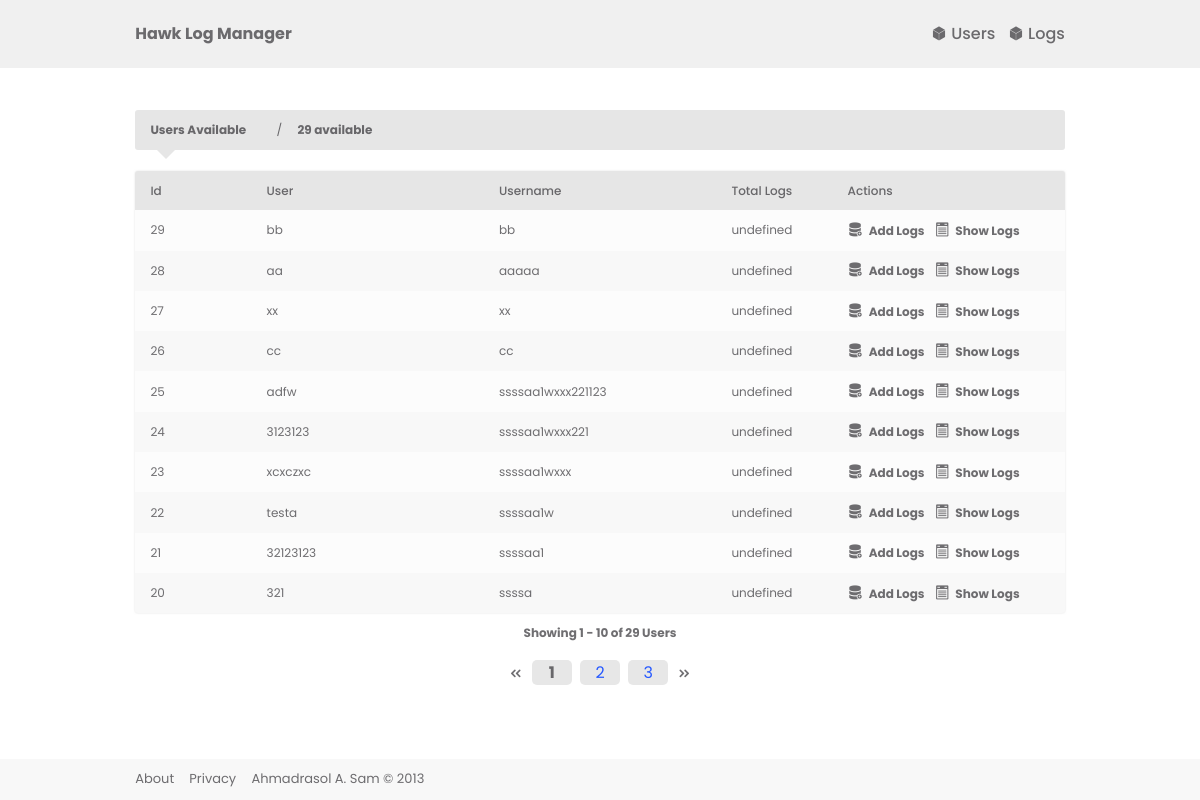
/log/users, run on an earlier commit of the app's database.
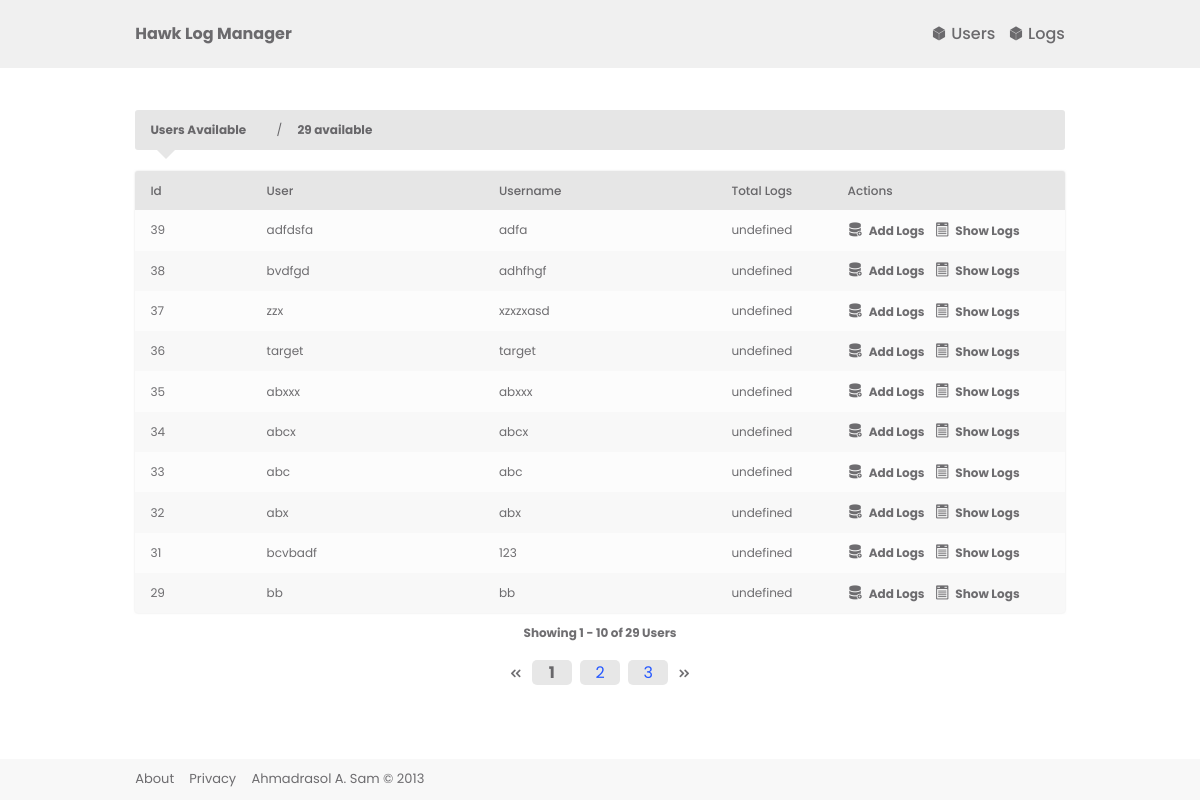
And on a later commit of the database.
### src/models/models.py (models this page shows, shortened)
class User(db.Model):
    id = db.Column(db.Integer,primary_key=True)
    username = db.Column(db.String,unique=True,nullable=False)
    password = db.Column(db.String,nullable=False)
    name = db.Column(db.String,nullable=False)
    created_at = db.Column(db.DateTime(timezone=True),
                           server_default=func.now())
    logs = db.relationship('Log',backref="user",lazy=True)

### src/routes/log.py (the view)
@site.route("/users",endpoint="show_available_users")
def get_users():
    users = db.paginate(
        db.select(User).order_by(User.created_at.desc()),
        per_page=10)
    return render_template('./views/users_available_for_creating_log.jinja',users=users)

### src/templates/views/users_available_for_creating_log.jinja (shortened to what this page needs)
{% extends './index.jinja'%}
{% from './macro/pagination.jinja' import render_pagination %}
{% block content %}
<div class="actionbar text-small">
    <div class="actionbar-info">
        <strong class="">Users Available</strong>
    </div>
    <div class="actionbar-info">
        <strong>{{users.total}} available</strong>
    </div>
</div>
<table class="text-small">
    <thead>
        <th width="10%">Id</th>
        <th width="20%">User</th>
        <th width="20%">Username</th>
        <th width="10%">Total Logs</th>
        <th width="20%">Actions</th>
    </thead>
    <tbody>
        {% for user in users %}
        <tr>
            <td>{{user.id}}</td>
            <td>{{user.name}}</td>
            <td>{{user.username}}</td>
            <td>undefined</td>
            <td>
                <a href="{{ url_for('log.site.create_log',id=user.id)}}">
                    <strong><i class="icofont-database-add"></i> &nbsp;Add Logs</strong>
               </a>
                <a href="{{ url_for('log.site.get_user_specific_logs',id=user.id)}}">
                    <strong><i class="icofont-list"></i> &nbsp;Show Logs</strong>
                </a>
            </td>
        </tr>
        {% endfor %}
    </tbody>
</table>
<strong>
    <small class="text-small">
        Showing {{ users.first }} - {{ users.last }} of {{ users.total }} Users
    </small>
</strong>
<div>
    {{render_pagination(users,'log.site.show_available_users')}}
</div>
{% endblock %}

What changed in the data, as far as the page shows it:
no longer on this page (row unchanged): User: id "28", name "aa", username "aaaaa"
no longer on this page (row unchanged): User: id "27", name "xx", username "xx"
no longer on this page (row unchanged): User: id "26", name "cc", username "cc"
removed User: id "25", name "adfw", username "ssssaa1wxxx221123"
no longer on this page (row unchanged): User: id "24", name "3123123", username "ssssaa1wxxx221"
no longer on this page (row unchanged): User: id "23", name "xcxczxc", username "ssssaa1wxxx"
no longer on this page (row unchanged): User: id "22", name "testa", username "ssssaa1w"
no longer on this page (row unchanged): User: id "21", name "32123123", username "ssssaa1"
no longer on this page (row unchanged): User: id "20", name "321", username "ssssa"
added User: id "39", name "adfdsfa", username "adfa"
added User: id "38", name "bvdfgd", username "adhfhgf"
added User: id "37", name "zzx", username "xzxzxasd"
added User: id "36", name "target", username "target"
added User: id "35", name "abxxx", username "abxxx"
added User: id "34", name "abcx", username "abcx"
added User: id "33", name "abc", username "abc"
added User: id "32", name "abx", username "abx"
added User: id "31", name "bcvbadf", username "123"
